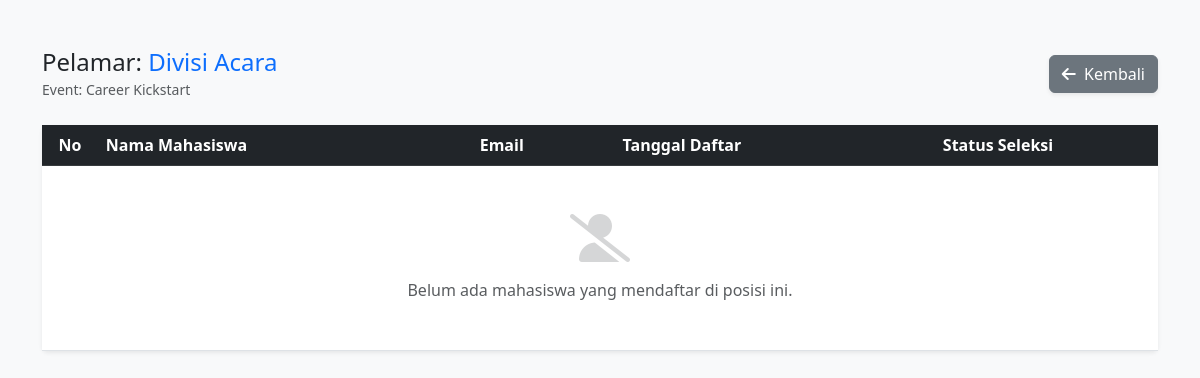
The app's page /ADMIN/view_applicants.php?pos_id=1 (signed in), older data.
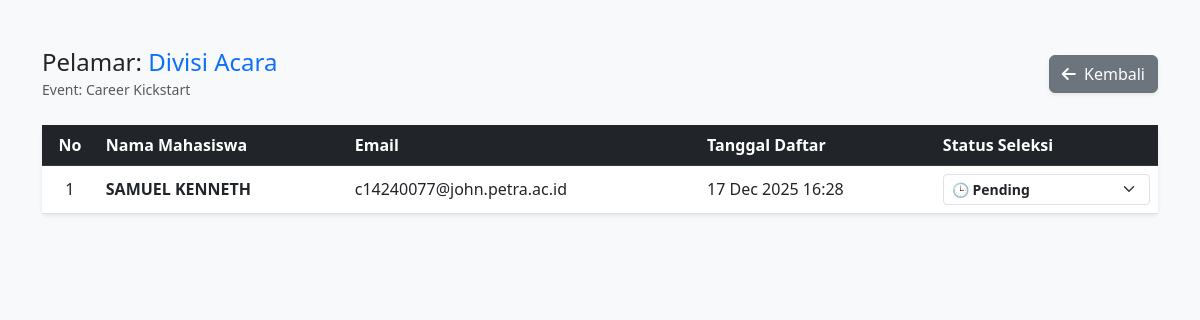
The same page, newer data.
### tables this page shows
CREATE TABLE `registrations` (
  `registration_id` int(11) NOT NULL,
  `user_id` int(11) NOT NULL,
  `position_id` int(11) NOT NULL,
  `position_id_2` int(11) DEFAULT NULL,
  `motivation` text DEFAULT NULL,
  `experience` text DEFAULT NULL,
  `cv_file` varchar(255) DEFAULT NULL,
  `portfolio_file` varchar(255) DEFAULT NULL,
  `interview_time` datetime DEFAULT NULL,
  `meet_link` varchar(255) DEFAULT NULL,
  `status` enum('pending','accepted','declined') DEFAULT 'pending',
  `registered_at` timestamp NOT NULL DEFAULT current_timestamp()
);

CREATE TABLE `users` (
  `id` int(100) NOT NULL,
  `name` varchar(100) NOT NULL,
  `nrp` varchar(20) DEFAULT NULL,
  `password` varchar(255) NOT NULL,
  `email` varchar(100) NOT NULL,
  `biodata` text DEFAULT NULL,
  `profile_picture` varchar(255) DEFAULT NULL,
  `role` enum('admin','student') NOT NULL DEFAULT 'student',
  `created_at` timestamp NOT NULL DEFAULT current_timestamp()
);

### ADMIN/view_applicants.php (the view, shortened to what this page needs)
<?php
require_once '../koneksi.php';
$pos_id = $_GET['pos_id'];
$q_info = mysqli_query($conn, "SELECT p.position_name, e.event_name, e.event_id
                               FROM positions p
                               JOIN events e ON p.event_id = e.event_id
                               WHERE p.position_id = '$pos_id'");
$info = mysqli_fetch_assoc($q_info);
$query = "SELECT r.*, u.name, u.email
          FROM registrations r
          JOIN users u ON r.user_id = u.id
          WHERE r.position_id = '$pos_id'
          ORDER BY r.registered_at DESC";
$result = mysqli_query($conn, $query);
?>
<!DOCTYPE html>
<html lang="id">
<head>
    <link href="https://cdn.jsdelivr.net/npm/bootstrap@5.3.0/dist/css/bootstrap.min.css" rel="stylesheet">
    <link rel="stylesheet" href="https://cdnjs.cloudflare.com/ajax/libs/font-awesome/6.4.0/css/all.min.css">
</head>
<body class="bg-light">
    <div class="container mt-5">
        <div class="d-flex justify-content-between align-items-center mb-4">
            <div>
                <h4 class="mb-0">Pelamar: <span class="text-primary"><?php echo htmlspecialchars($info['position_name']); ?></span></h4>
                <small class="text-muted">Event: <?php echo htmlspecialchars($info['event_name']); ?></small>
            </div>
            <a href="view_positions.php?event_id=<?php echo $info['event_id']; ?>" class="btn btn-secondary shadow-sm">
                <i class="fas fa-arrow-left me-1"></i> Kembali
            </a>
        </div>
        <div class="card shadow-sm border-0">
            <div class="card-body p-0">
                <div class="table-responsive">
                    <table class="table table-hover mb-0 align-middle">
                        <thead class="table-dark">
                            <tr>
                                <th class="text-center" width="5%">No</th>
                                <th>Nama Mahasiswa</th>
                                <th>Email</th>
                                <th>Tanggal Daftar</th>
                                <th width="20%">Status Seleksi</th>
                            </tr>
                        </thead>
                        <tbody>
                            <?php if (mysqli_num_rows($result) > 0) {
                                $no = 1;
                                while ($row = mysqli_fetch_assoc($result)) {
                                    $current_status = strtolower($row['status']);
                            ?>
                                <tr>
                                    <td class="text-center"><?php echo $no++; ?></td>
                                    <td class="fw-bold"><?php echo htmlspecialchars($row['name']); ?></td>
                                    <td><?php echo htmlspecialchars($row['email']); ?></td>
                                    <td><?php echo date("d M Y H:i", strtotime($row['registered_at'])); ?></td>
                                    <td>
                                        <select class="form-select form-select-sm status-dropdown status-select"
                                                data-reg-id="<?= $row['registration_id']; ?>">
                                            <option value="pending" <?= ($current_status == 'pending') ? 'selected' : ''; ?>>🕒 Pending</option>
                                        </select>
                                    </td>
                                </tr>
                            <?php } } else { ?>
                                <tr>
                                    <td colspan="5" class="text-center py-5 text-muted">
                                        <i class="fas fa-user-slash fa-3x mb-3 opacity-25"></i><br>
                                        Belum ada mahasiswa yang mendaftar di posisi ini.
                                    </td>
                                </tr>
                            <?php } ?>
                        </tbody>
                    </table>
                </div>
            </div>
        </div>
    </div>
</body>
</html>

Row changes from the older to the newer data that the page shows:
added registrations: user.name "SAMUEL KENNETH", user.email "c14240077@john.petra.ac.id", registered_at "17 Dec 2025 16:28", status+registration_id "🕒 Pending"
Text that changed along with them:
text no longer shown: "Belum ada mahasiswa yang mendaftar di posisi ini."
